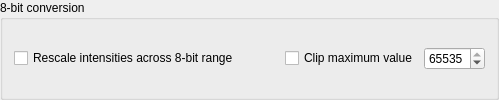
                   <widget class="QGroupBox" name="groupBox_12">
                    <property name="title">
                     <string>8-bit conversion</string>
                    </property>
                    <layout class="QGridLayout" name="gridLayout_12">
                     <item row="0" column="1">
                      <spacer name="horizontalSpacer_15">
                       <property name="orientation">
                        <enum>Qt::Horizontal</enum>
                       </property>
                       <property name="sizeHint" stdset="0">
                        <size>
                         <width>40</width>
                         <height>20</height>
                        </size>
                       </property>
                      </spacer>
                     </item>
                     <item row="0" column="3">
                      <widget class="QSpinBox" name="spinBox_clipmax_blo">
                       <property name="toolTip">
                        <string>&lt;html&gt;&lt;head/&gt;&lt;body&gt;&lt;p&gt;Clip maximum value in diffraction patterns to this value.  It is recommended to use in conjunction with rescale in order to take full advantage of these capabilities.&lt;/p&gt;&lt;/body&gt;&lt;/html&gt;</string>
                       </property>
                       <property name="maximum">
                        <number>65535</number>
                       </property>
                       <property name="value">
                        <number>65535</number>
                       </property>
                      </widget>
                     </item>
                     <item row="0" column="0">
                      <widget class="QCheckBox" name="checkBox_rescale">
                       <property name="toolTip">
                        <string>&lt;html&gt;&lt;head/&gt;&lt;body&gt;&lt;p&gt;If checked then the intensities in each frame will be rescaled between 0 and 255.&lt;/p&gt;&lt;/body&gt;&lt;/html&gt;</string>
                       </property>
                       <property name="text">
                        <string>Rescale intensities across 8-bit range</string>
                       </property>
                      </widget>
                     </item>
                     <item row="0" column="2">
                      <widget class="QCheckBox" name="checkBox_clipmax_blo">
                       <property name="toolTip">
                        <string>&lt;html&gt;&lt;head/&gt;&lt;body&gt;&lt;p&gt;Clip maximum value in diffraction patterns to this value.  It is recommended to use in conjunction with rescale in order to take full advantage of these capabilities.&lt;/p&gt;&lt;/body&gt;&lt;/html&gt;</string>
                       </property>
                       <property name="text">
                        <string>Clip maximum value</string>
                       </property>
                      </widget>
                     </item>
                    </layout>
                   </widget>
